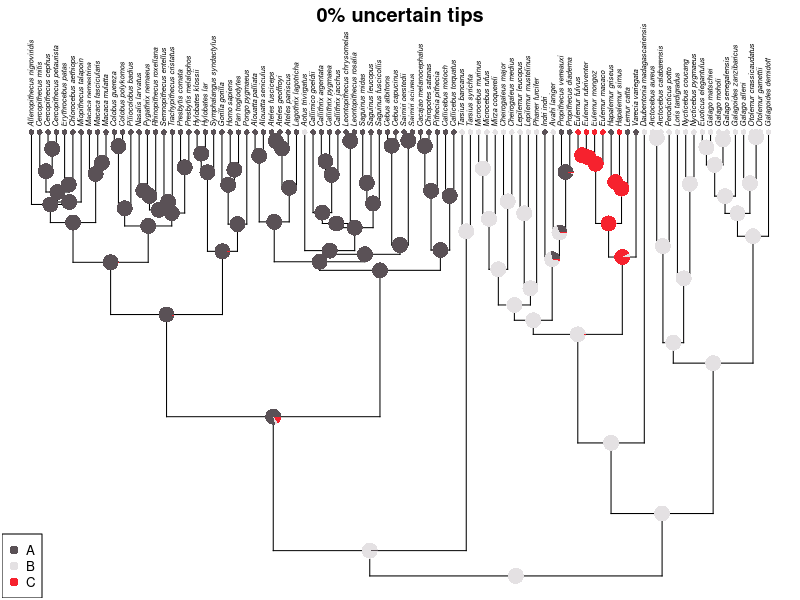
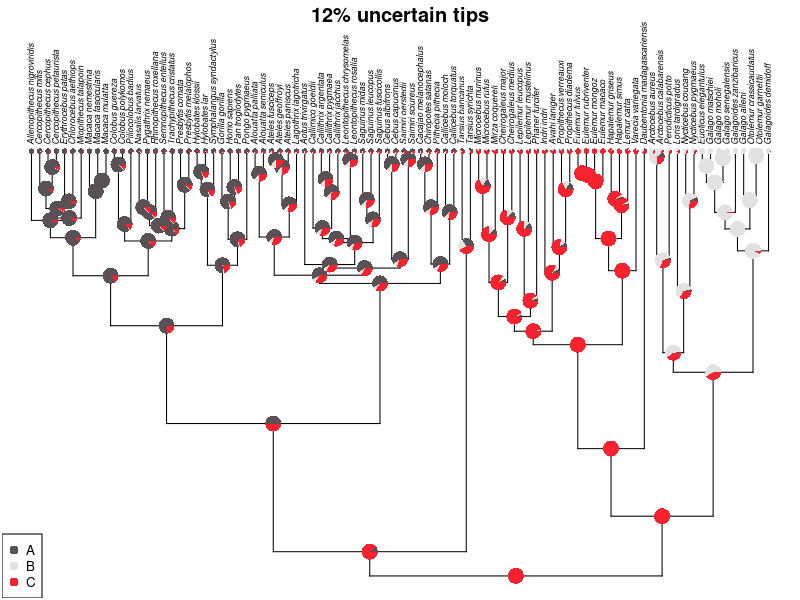
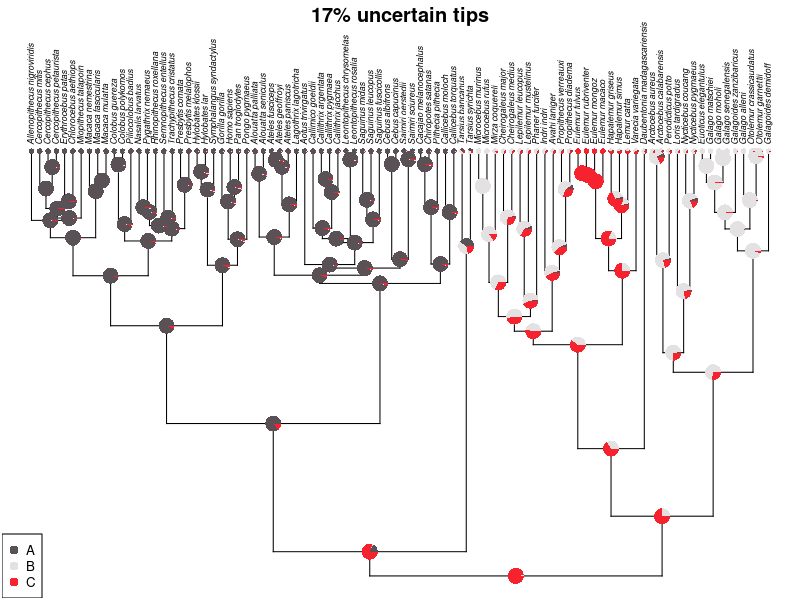

R code for these plots, in order: (Note: this script raises an error after producing the figures.)
## ---- chunk 1
knitr::opts_chunk$set(
  collapse = TRUE,
  comment = "#>"
)
## ---- chunk 2
options(rstudio.viewer.autorefresh = FALSE)
library(ape)
library(phytools)
library(dplyr)
library(tidyr)
## ---- chunk 3
## ARD with fitzjohn
## ER with fitzjohn
## ER with estimated
myMod <- 'ARD' # ARD*, ER
myPi <- 'fitzjohn' # fitzjohn*, equal, estimated
data('primate.tree')
data('primate.data')
tree <- primate.tree
data <- primate.data
data <- data[tree$tip.label,]
original <- data |>
    tibble::rownames_to_column(var = 'Taxa') |>
    select(Taxa, Activity_pattern) |>
    mutate(Presence = 1) |>
    pivot_wider(
        names_from = 'Activity_pattern', values_from = 'Presence',

                values_fill = 0
    ) |>
    arrange(Taxa) |>
    tibble::column_to_rownames(var = 'Taxa') |>
    as.matrix()
colnames(original) <- c(LETTERS[1:3])

myFun <- function(mat, per_uncertain = 0.1) {
    n_row <- nrow(mat)
    n <- round(n_row * per_uncertain)
    rows <- sample(x = 1:nrow(mat), size = n, replace = FALSE)
    mat[rows,] <- rep(1/ncol(mat), ncol(mat))
    mat
}
## ---- chunk 4
fit <- fitMk(tree = tree, x = original,
              model = myMod, pi = myPi,
              lik.func = "pruning", logscale = TRUE)
ace <- ancr(fit, tips=TRUE)
plot(ace, args.plotTree = list(direction="upwards"))
title(main = '0% uncertain tips', line = -1)
## ---- chunk 5
macaca <- grep('^Macaca_', rownames(original)) # A
galago <- grep('^Galago_', rownames(original)) # B
eulemur <- grep('^Eulemur', rownames(original)) # C
paste0(round((length(macaca) + length(galago) + length(eulemur)) / 90 * 100), '%')
## ---- chunk 6
m1 <- original
m1[] <- 1 / 3
m1[macaca, ] <- c(rep(1,3), rep(0, 6))
m1[galago, ] <- c(rep(0,4), rep(1, 4), rep(0, 4))
m1[eulemur, ] <- c(rep(0,8), rep(1, 4))

fit1 <- fitMk(tree = tree, x = m1,
              model = myMod, pi = myPi,
              lik.func = "pruning", logscale = TRUE)
ace1 <- ancr(fit1, tips=TRUE)
plot(ace1, args.plotTree = list(direction = "upwards"))
title(main = '12% uncertain tips', line = -1)
## ---- chunk 7
cebus <- grep('^Cebus_', rownames(original)) # A
microcebus <- grep('^Microcebus', rownames(original)) # B
paste0(round((length(macaca) + length(galago) + length(eulemur) + length(cebus) + length(microcebus)) / 90 * 100), '%')
## ---- chunk 8
m2 <- original
m2[] <- 1 / 3
m2[macaca, ] <- c(rep(1,3), rep(0, 6))
m2[galago, ] <- c(rep(0,4), rep(1, 4), rep(0, 4))
m2[eulemur, ] <- c(rep(0,8), rep(1, 4))
m2[cebus, ] <- c(rep(1,2), rep(0, 4))
m2[microcebus, ] <- c(rep(0,2), rep(1, 2), rep(0, 2))

fit2 <- fitMk(tree = tree, x = m2,
              model = myMod, pi = myPi,
              lik.func = "pruning", logscale = TRUE)
ace2 <- ancr(fit2, tips=TRUE)
plot(ace2, args.plotTree = list(direction = "upwards"))
title(main = '17% uncertain tips', line = -1)
## ---- chunk 9
sessioninfo::session_info()
